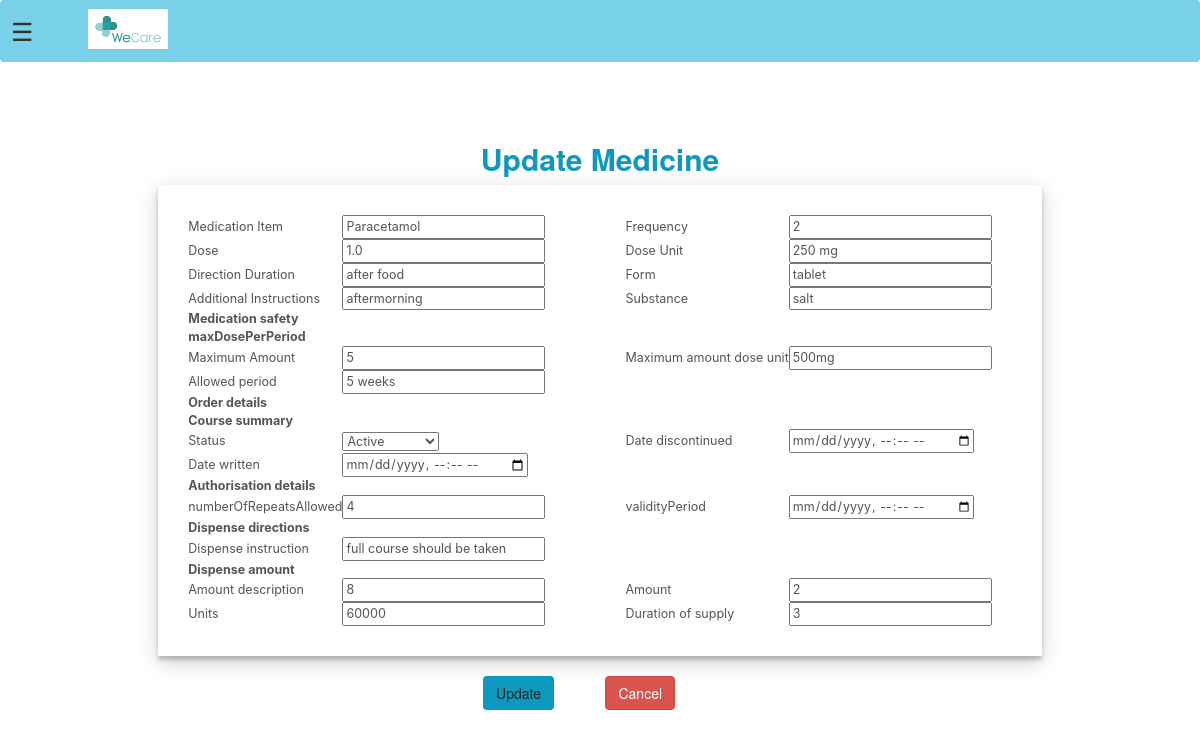
Screenshot of /update-medicine/3/34 (signed in) with the database file from the repository.
### hospital/models.py (models this page shows, shortened)
class PatientPrescriptionDetails(models.Model):
    patientId=models.PositiveIntegerField(null=True)
    medicationItem=models.CharField(max_length=100)
    frequency=models.PositiveIntegerField(null=False)
    dose=models.FloatField(null=False)
    doseUnit=models.CharField(max_length=100)
    directionDuration=models.CharField(max_length=200)
    form=models.CharField(max_length=100)
    additionalInstruc=models.CharField(max_length=400)
    substance=models.CharField(max_length=100)
    date=models.DateField(auto_now=True)
    safetyAmount=models.PositiveIntegerField(null=False)
    safetyDoseUnit=models.CharField(max_length=400)
    safetyAllowedPer=models.CharField(max_length=400)
    orderStatus=models.CharField(max_length=100)
    orderDateDisc=models.DateTimeField(blank=True,default=datetime.now)
    orderDateWritten=models.DateTimeField(blank=True,default=datetime.now)
    authRepeat=models.PositiveIntegerField(null=False,blank=True)
    authValPer=models.DateTimeField(blank=True,default=datetime.now)
    dispInstruc=models.CharField(max_length=100,blank=True)
    dispDescrip=models.CharField(max_length=100,blank=True)
    dispAmount=models.PositiveIntegerField(null=False,blank=True)
    dispAmountUnits=models.CharField(max_length=200,blank=True)
    dispDurution=models.CharField(max_length=200,blank=True)

### hospital/views.py (the view, shortened to what this page needs)
@login_required(login_url='doctorlogin')
@user_passes_test(is_doctor)
def update_medicine_view(request,pk,mpk):
    medicine = models.PatientPrescriptionDetails.objects.all().filter(pk=mpk).first()
    patientDict ={
        'data' :medicine
    }
    return render(request,'hospital/doctor_update_medicine.html',context=patientDict)

### hospital/views.py (called while the page is built)
def is_doctor(user):
    return user.groups.filter(name='DOCTOR').exists()

### templates/hospital/doctor_update_medicine.html (shortened to what this page needs)
{% extends 'hospital/doctor_base.html' %}
{% load static %}
{% block content %}
{% load widget_tweaks %}
<head>
    <link href="//netdna.bootstrapcdn.com/bootstrap/3.0.0/css/bootstrap.min.css" rel="stylesheet" id="bootstrap-css">
</head>
<div class="container">
    <form method="POST">
                 <h2 >Update Medicine</h2>
        <table class="table-class">
            <tr class="tr-info">
                <tr>
                    <td class="first">
                        Medication Item
                    </td>
                    <td class="field-top">
                        <input type="text" name="medicationItem" required placeholder="Medicine Name" value="{{data.medicationItem}}">
                    </td>
                    <td class="first">
                        Frequency
                    </td>
                    <td class="field-top">
                        <input type="number" name="frequency" required placeholder="Frequency" value="{{data.frequency}}">
                    </td>
                </tr>
                <tr>
                    <td class="table-info">
                        Dose
                    </td>
                    <td class="field">
                        <input type="number" name="dose" required placeholder="Dose" value="{{data.dose}}">
                    </td>
                    <td class="table-info">
                        Dose Unit
                    </td>
                    <td class="field">
                        <input type="text" name="doseUnit" required placeholder="Dose Unit" value="{{data.doseUnit}}">
                    </td>
                </tr>
                <tr>
                    <td class="table-info">
                        Direction Duration
                    </td>
                    <td class="field">
                        <input type="text" name="directionDuration" required placeholder="Direction Duration" value="{{data.directionDuration}}">
                    </td>
                    <td class="table-info">
                        Form
                    </td>
                    <td class="field">
                        <input type="text" name="form" required placeholder="Form" value="{{data.form}}">
                    </td>
                </tr>
                <tr>
                    <td class="table-info">
                        Additional Instructions
                    </td>
                    <td class="field">
                        <input type="text" name="additionalInstruc" required placeholder="Additional Instructions" value="{{data.additionalInstruc}}">
                    </td>
                    <td class="table-info">
                        Substance
                    </td>
                    <td class="field">
                        <input type="text" name="substance" required placeholder="Substance" value="{{data.substance}}">
                    </td>
                </tr>
                <tr class="last">
                    <td class="table-info">
                        <b>Medication safety </b>
                    </td>
                </tr>
                <tr>
                    <td class="table-info">
                        <b>maxDosePerPeriod</b>
                    </td>
                </tr>
                <tr>
                    <td class="table-info">
                        Maximum Amount
                    </td>
                    <td class="field">
                        <input type="text" required name="safetyAmount" placeholder="Maximum Amount" value="{{data.safetyAmount}}">
                    </td>
                    <td class="table-info">
                        Maximum amount dose unit
                    </td>
                    <td class="field">
                        <input type="text" required name="safetyDoseUnit" placeholder="Substance" value="{{data.safetyDoseUnit}}">
                    </td>
                </tr>
                <tr>
                    <td class="table-info">
                        Allowed period
                    </td>
                    <td class="field">
                        <input type="text" required name="safetyAllowedPer" placeholder="Substance" value="{{data.safetyAllowedPer}}">
                    </td>
                </tr>
                <tr>
                    <td class="table-info">
                        <b>Order details</b>
                    </td>
                </tr>
                <tr>
                    <td class="table-info">
                        <b>Course summary</b>
                    </td>
                </tr>
                <tr>
                    <td class="table-info">
                        Status
                    </td>
                    <td>
                        <select required name="orderStatus" >
                            <option value="Active">Active</option>
                        </select>
                    </td>
                    <td class="table-info">
                        Date discontinued
                    </td>
                    <td class="field">
                        <input type="datetime-local" required name="orderDateDisc" placeholder="Substance" value="{{data.orderDateDisc}}">
                    </td>
                </tr>
                <tr>
                    <td class="table-info">
                        Date written
                    </td>
                    <td class="field">
                        <input type="datetime-local" required name="orderDateWritten" placeholder="Substance" value="{{data.orderDateWritten}}">
                    </td>
                </tr>
                <tr>
                    <td class="table-info">
                        <b>Authorisation details</b>
                    </td>
                <tr>
                    <td class="table-info">
                        numberOfRepeatsAllowed
                    </td>
                    <td class="field">
                        <input type="number" required name="authRepeat" placeholder="" value="{{data.authRepeat}}">
                    </td>
                    <td class="table-info">
                        validityPeriod
                    </td>
                    <td class="field">
                        <input type="datetime-local" required name="authValPer" placeholder="" value="{{data.authValPer}}">
                    </td>
                </tr>
                <tr>
                    <td class="table-info">
                        <b>Dispense directions</b>
                    </td>
                <tr>
                    <td class="table-info">
                        Dispense instruction
                    </td>
                    <td class="field">
                        <input type="text" required name="dispInstruc" placeholder="" value="{{data.dispInstruc}}">
                    </td>
                </tr>
                <tr>
                    <td class="table-info">
                         <b>Dispense amount</b>
                    </td>
                </tr>
                <tr>
                    <td class="table-info">
                        Amount description
                    </td>
                    <td class="field">
                        <input type="text" required name="dispDescrip" placeholder="" value="{{data.dispDescrip}}">
                    </td>
                    <td class="table-info">
                        Amount
                    </td>
                    <td class="field">
                        <input type="number" required name="dispAmount" placeholder="" value="{{data.dispAmount}}">
                    </td>
                </tr>
                <tr>
                    <td class="last">
                        Units
                    </td>
                    <td class="field-last">
                        <input type="text" required name="dispAmountUnits" placeholder="" value="{{data.dispAmountUnits}}">
                    </td>
                    <td class="last">
                        Duration of supply
                    </td>
                    <td class="field-last">
                        <input type="text" required name="dispDurution" placeholder="" value="{{data.dispDurution}}">
                    </td>
                </tr>
            </tr>
        </table>
    <br>
        <div id="outer">
            <div class="inner"><input type="submit" value="Update" name="submit" class="btn btn-white" role="button" aria-pressed="true"><b style="color: #fff;">Update</b></button></div>
            <div class="inner"><input type="button" name="cancel" value="Cancel" onclick="history.back()" formnovalidate class="btn btn-danger" role="button" aria-pressed="true"><b style="color: #fff;">Delete</b></div>
        </div>
    </form>
</div>
<br><br><br><br>
{% endblock content %}

### templates/hospital/doctor_update_medicine.html (style rules this page uses)
.table-class { margin-left: auto; margin-right: auto; padding-left: 50px; box-shadow: 0 4px 4px 0 rgba(0, 0, 0, 0.2), 0 6px 20px 0 rgba(0, 0, 0, 0.19); font-size: 1.25rem; font-family: -apple-system, BlinkMacSystemFont,"Segoe UI",Roboto,"Helvetica Neue",Arial,"Noto Sans",sans-serif,"Apple Color Emoji","Segoe UI Emoji","Segoe UI Symbol","Noto Color Emoji"; color: #555; padding-bottom: 30px; }
.table-info { background-color: white; padding-left: 30px; }
h2 { text-align: center; color: #0D98BE; font-weight: bold; }
.btn-white { background-color:#0D98BE }
.field { padding-right: 50px; }
.field-top { padding-top: 30px; }
.field-last { padding-bottom: 30px; }
.last { padding-bottom: 30px; padding-left: 30px; }
.first { padding-top: 30px; padding-left: 30px; }
.container { overflow-y: scroll; }
#outer { width:100%; text-align: center; }
.inner { display: inline-block; }

### rows the page displays
PatientPrescriptionDetails: medicationItem "Paracetamol", frequency "2", dose "1.0", doseUnit "250 mg", directionDuration "after food", form "tablet", additionalInstruc "aftermorning", substance "salt", safetyAmount "5", safetyDoseUnit "500mg", safetyAllowedPer "5 weeks", authRepeat "4", dispInstruc "full course should be taken", dispDescrip "8", dispAmount "2", dispAmountUnits "60000", dispDurution "3"
